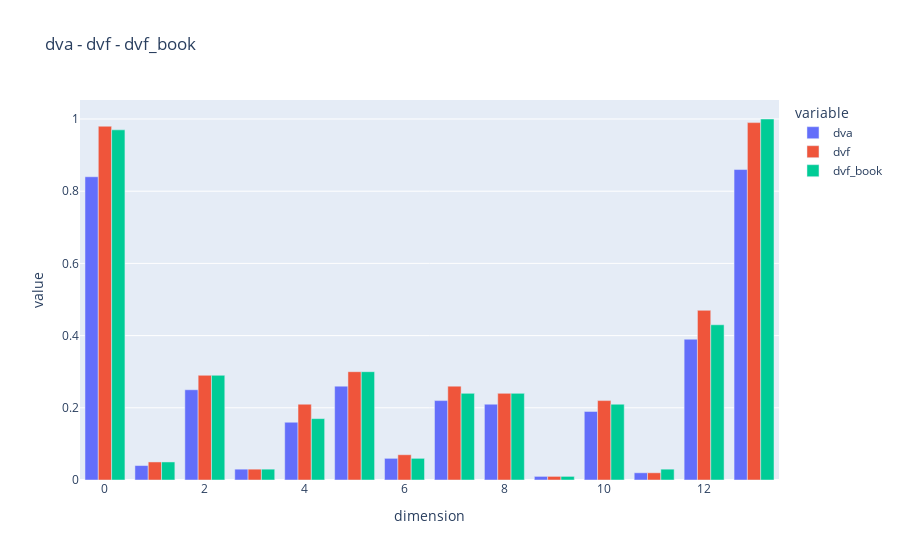

Notebook code cell kept with this figure:
### Code cell
fig = px.bar(df_diff,title="dva - dvf - dvf_book", barmode="group")
fig.update_layout( xaxis_title='dimension', yaxis_title='value')
fig.write_html("dva - dvf - dvf_book.html")
fig.write_image("barplot.png")
fig.show()

### Figure 1 — Plotly figure (JSON) as saved in the notebook; plotly's stock layout.template omitted (floating-point values rounded to 4 significant figures)
{"data": [{"alignmentgroup": "True", "hovertemplate": "variable=dva<br>index=%{x}<br>value=%{y}<extra></extra>", "legendgroup": "dva", "marker": {"color": "#636efa", "pattern": {"shape": ""}}, "name": "dva", "offsetgroup": "dva", "orientation": "v", "showlegend": true, "textposition": "auto", "type": "bar", "x": [0, 1, 2, 3, 4, 5, 6, 7, 8, 9, 10, 11, 12, 13], "xaxis": "x", "y": [0.84, 0.04, 0.25, 0.03, 0.16, 0.26, 0.06, 0.22, 0.21, 0.01, 0.19, 0.02, 0.39, 0.86], "yaxis": "y"}, {"alignmentgroup": "True", "hovertemplate": "variable=dvf<br>index=%{x}<br>value=%{y}<extra></extra>", "legendgroup": "dvf", "marker": {"color": "#EF553B", "pattern": {"shape": ""}}, "name": "dvf", "offsetgroup": "dvf", "orientation": "v", "showlegend": true, "textposition": "auto", "type": "bar", "x": [0, 1, 2, 3, 4, 5, 6, 7, 8, 9, 10, 11, 12, 13], "xaxis": "x", "y": [0.98, 0.05, 0.29, 0.03, 0.21, 0.3, 0.07, 0.26, 0.24, 0.01, 0.22, 0.02, 0.47, 0.99], "yaxis": "y"}, {"alignmentgroup": "True", "hovertemplate": "variable=dvf_book<br>index=%{x}<br>value=%{y}<extra></extra>", "legendgroup": "dvf_book", "marker": {"color": "#00cc96", "pattern": {"shape": ""}}, "name": "dvf_book", "offsetgroup": "dvf_book", "orientation": "v", "showlegend": true, "textposition": "auto", "type": "bar", "x": [0, 1, 2, 3, 4, 5, 6, 7, 8, 9, 10, 11, 12, 13], "xaxis": "x", "y": [0.97, 0.05, 0.29, 0.03, 0.17, 0.3, 0.06, 0.24, 0.24, 0.01, 0.21, 0.03, 0.43, 1], "yaxis": "y"}], "layout": {"barmode": "group", "legend": {"title": {"text": "variable"}, "tracegroupgap": 0}, "title": {"text": "dva - dvf - dvf_book"}, "xaxis": {"anchor": "y", "domain": [0, 1], "title": {"text": "dimension"}}, "yaxis": {"anchor": "x", "domain": [0, 1], "title": {"text": "value"}}}}
